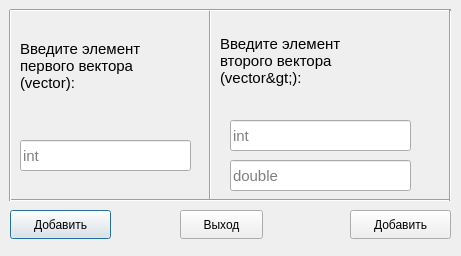
<?xml version="1.0" encoding="UTF-8"?>
<ui version="4.0">
 <class>NewElement</class>
 <widget class="QDialog" name="NewElement">
  <property name="geometry">
   <rect>
    <x>0</x>
    <y>0</y>
    <width>461</width>
    <height>256</height>
   </rect>
  </property>
  <property name="windowTitle">
   <string>Dialog</string>
  </property>
  <widget class="QLabel" name="label">
   <property name="geometry">
    <rect>
     <x>20</x>
     <y>20</y>
     <width>181</width>
     <height>91</height>
    </rect>
   </property>
   <property name="font">
    <font>
     <pointsize>11</pointsize>
    </font>
   </property>
   <property name="text">
    <string>Введите элемент
первого вектора
(vector&lt;int&gt;):</string>
   </property>
  </widget>
  <widget class="QLabel" name="label_2">
   <property name="geometry">
    <rect>
     <x>220</x>
     <y>10</y>
     <width>221</width>
     <height>101</height>
    </rect>
   </property>
   <property name="font">
    <font>
     <pointsize>11</pointsize>
    </font>
   </property>
   <property name="text">
    <string>Введите элемент
второго вектора
(vector&lt;pair&lt;int, double&gt;&gt;):</string>
   </property>
  </widget>
  <widget class="Line" name="line">
   <property name="geometry">
    <rect>
     <x>200</x>
     <y>10</y>
     <width>20</width>
     <height>191</height>
    </rect>
   </property>
   <property name="orientation">
    <enum>Qt::Vertical</enum>
   </property>
  </widget>
  <widget class="Line" name="line_2">
   <property name="geometry">
    <rect>
     <x>10</x>
     <y>190</y>
     <width>441</width>
     <height>21</height>
    </rect>
   </property>
   <property name="orientation">
    <enum>Qt::Horizontal</enum>
   </property>
  </widget>
  <widget class="Line" name="line_3">
   <property name="geometry">
    <rect>
     <x>0</x>
     <y>10</y>
     <width>21</width>
     <height>191</height>
    </rect>
   </property>
   <property name="orientation">
    <enum>Qt::Vertical</enum>
   </property>
  </widget>
  <widget class="Line" name="line_4">
   <property name="geometry">
    <rect>
     <x>10</x>
     <y>0</y>
     <width>441</width>
     <height>20</height>
    </rect>
   </property>
   <property name="orientation">
    <enum>Qt::Horizontal</enum>
   </property>
  </widget>
  <widget class="Line" name="line_5">
   <property name="geometry">
    <rect>
     <x>440</x>
     <y>10</y>
     <width>20</width>
     <height>191</height>
    </rect>
   </property>
   <property name="orientation">
    <enum>Qt::Vertical</enum>
   </property>
  </widget>
  <widget class="QPushButton" name="pushButton_add">
   <property name="geometry">
    <rect>
     <x>10</x>
     <y>210</y>
     <width>101</width>
     <height>29</height>
    </rect>
   </property>
   <property name="text">
    <string>Добавить</string>
   </property>
  </widget>
  <widget class="QPushButton" name="pushButton_add_2">
   <property name="geometry">
    <rect>
     <x>350</x>
     <y>210</y>
     <width>101</width>
     <height>29</height>
    </rect>
   </property>
   <property name="text">
    <string>Добавить</string>
   </property>
  </widget>
  <widget class="QPushButton" name="pushButton">
   <property name="geometry">
    <rect>
     <x>180</x>
     <y>210</y>
     <width>83</width>
     <height>29</height>
    </rect>
   </property>
   <property name="text">
    <string>Выход</string>
   </property>
  </widget>
  <widget class="QLineEdit" name="lineEdit">
   <property name="geometry">
    <rect>
     <x>20</x>
     <y>140</y>
     <width>171</width>
     <height>31</height>
    </rect>
   </property>
   <property name="font">
    <font>
     <pointsize>11</pointsize>
    </font>
   </property>
   <property name="placeholderText">
    <string>int</string>
   </property>
  </widget>
  <widget class="QLineEdit" name="lineEdit_2">
   <property name="geometry">
    <rect>
     <x>230</x>
     <y>120</y>
     <width>181</width>
     <height>31</height>
    </rect>
   </property>
   <property name="font">
    <font>
     <pointsize>11</pointsize>
    </font>
   </property>
   <property name="placeholderText">
    <string>int</string>
   </property>
  </widget>
  <widget class="QLineEdit" name="lineEdit_3">
   <property name="geometry">
    <rect>
     <x>230</x>
     <y>160</y>
     <width>181</width>
     <height>31</height>
    </rect>
   </property>
   <property name="font">
    <font>
     <pointsize>11</pointsize>
    </font>
   </property>
   <property name="placeholderText">
    <string>double</string>
   </property>
  </widget>
 </widget>
 <resources/>
 <connections/>
</ui>
